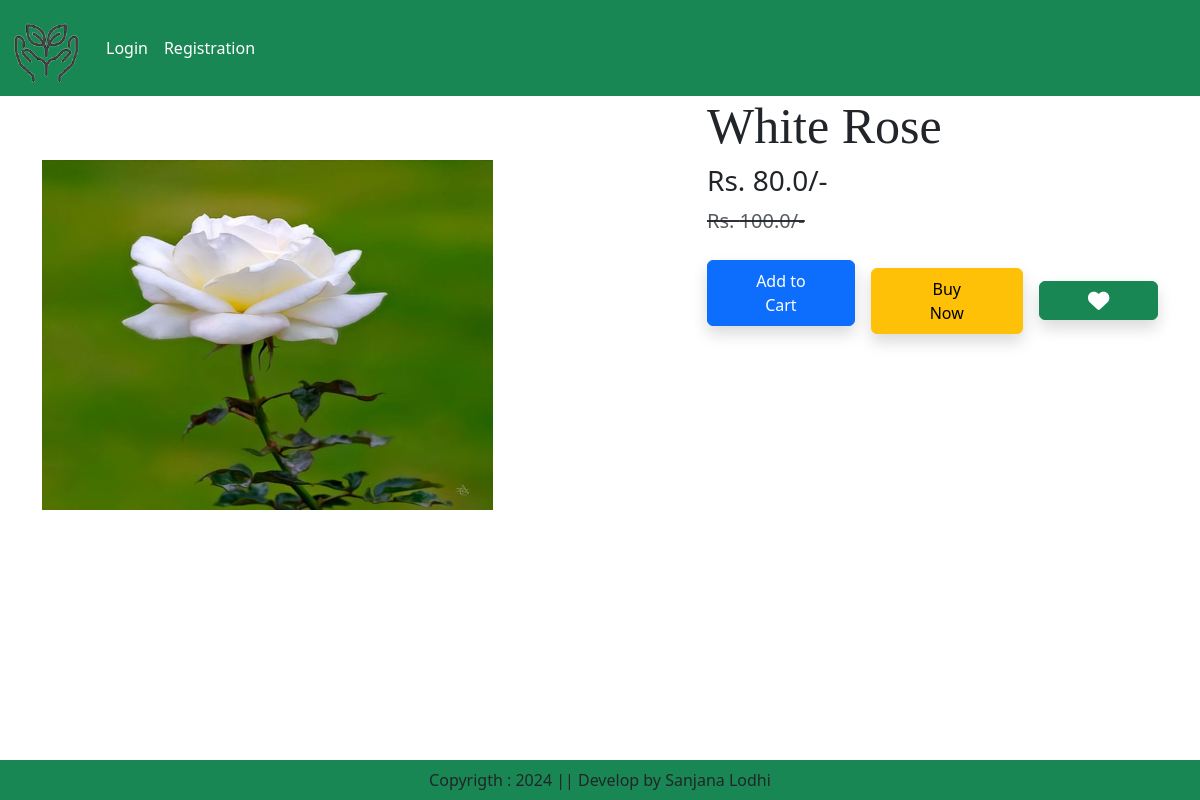
The app's page /product-detail/5 with its own data.
### Home_App/models.py (models this page shows, shortened)
class Product(models.Model):
    title=models.CharField(max_length=100)
    selling_price=models.FloatField()
    discount_price=models.FloatField()
    category=models.CharField(choices=CATEGORY_CHOICES,max_length=9)
    product_image = models.ImageField(upload_to='product')

### Home_App/views.py (the view)
# urls.py: path('product-detail/<int:pk>',views.ProductDetail.as_view(),name="product-detail"),
class ProductDetail(View):
    def get(self,request,pk):
        product=Product.objects.get(pk=pk)
        return render(request,"productdetail.html",locals())

### Home_App/templates/productdetail.html (shortened to what this page needs)
{% extends 'base.html' %}
{% load static %}
{% block main-content %}
    <div class="container">
        <div class="row flex justify-content-between">
            <div class="img2 col-lg-5 mt-5">
                <img src="{{product.product_image.url}}"
                     class="image col-xs-6 col-sm-12 col-lg-12 mt-3 text-sm-center w-100 h-75"
                     alt="">
            </div>
            <div class="productdetail col-lg-5">
                <h1 style="font-family: Georgia; font-size: 50px;">{{product.title}}</h1>
                <h3>Rs. {{product.discount_price}}/-</h3>
                <small class="text-decoration-line-through text-muted fs-5">
                    <del>Rs. {{product.selling_price}}/-</del>
                </small>
                <div class="mt-4 d-flex align-items-center">
                    <form action="/add-to-cart" class="d-inline">
                        <button type="submit" class="btn btn-primary shadow px-5 py-2">Add to Cart</button>
                    </form>
                    <a href="{% url 'showcart' %}" class="btn btn-warning shadow px-5 py-2 ms-3">Buy Now</a>
                    {% if wishlist %}
                        <a pid="{{product.id}}" class="minus-wishlist btn btn-danger shadow px-5 py-2 ms-3">
                            <i class="fas fa-heart fa-lg"></i>
                        </a>
                    {% else %}
                        <a pid="{{product.id}}" class="plus-wishlist btn btn-success shadow px-5 py-2 ms-3">
                            <i class="fas fa-heart fa-lg"></i>
                        </a>
                    {% endif %}
                </div>
            </div>
        </div>
    </div>
{% endblock main-content %}

### records on screen
Product: product_image (picture), title "White Rose", discount_price "80.0", selling_price "100.0"
